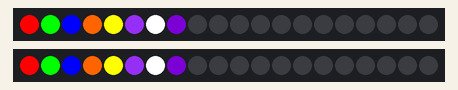
The program below on a simulated Raspberry Pi Pico running MicroPython. Shown: 2 × 20 RGB LEDs in strip order, left to right. Dim RGB values are drawn brighter than linear; library files of the repository ran but are not shown: neopixel.py. At 0.5 s the program stops and its outputs stay as they are.

Above: at 0.1 s.
At 0.6 s:
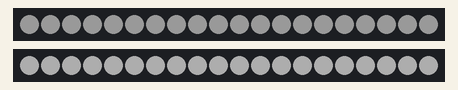

The program:

neopixel_control.py
```python
from neopixel import Neopixel
import time

# set up the neopixels

numpix = 20
brightness = 255

strip_type = "GRB"

# using State Machine 0 and pin 26
strip = Neopixel(numpix, 0, 20, strip_type)
strip0 = Neopixel(numpix, 1, 21, strip_type)

red = (255, 0, 0)
orange = (255, 100, 0)
yellow = (255, 255, 0)
green = (0, 255, 0)
blue = (0, 0, 255)
indigo = (75, 0, 130)
violet = (138, 43, 226)
white = (255,255,255)
off = (0, 0, 0)
strip.fill(off)
strip.show()
strip.brightness(brightness)
strip.set_pixel(0, red)
strip.set_pixel(1, green)
strip.set_pixel(2, blue)
strip.set_pixel(3, orange)
strip.set_pixel(4, yellow)
strip.set_pixel(5, violet)
strip.set_pixel(6, white)
strip.set_pixel(7, indigo)
strip.show()
strip0.fill(off)
strip0.show()
strip0.brightness(brightness)
strip0.set_pixel(0, red)
strip0.set_pixel(1, green)
strip0.set_pixel(2, blue)
strip0.set_pixel(3, orange)
strip0.set_pixel(4, yellow)
strip0.set_pixel(5, violet)
strip0.set_pixel(6, white)
strip0.set_pixel(7, indigo)
strip0.show()
time.sleep_ms(500)
strip0.fill((50, 50, 50))
strip0.show()

def update_neopixel(red, green, blue, white):
    strip.fill((red, green, blue))
    strip.show()

update_neopixel(25,25,25,25)
```

Measured:
- what the display in image 0 shows lasts 0.5 s, from 0.0 s to 0.5 s
